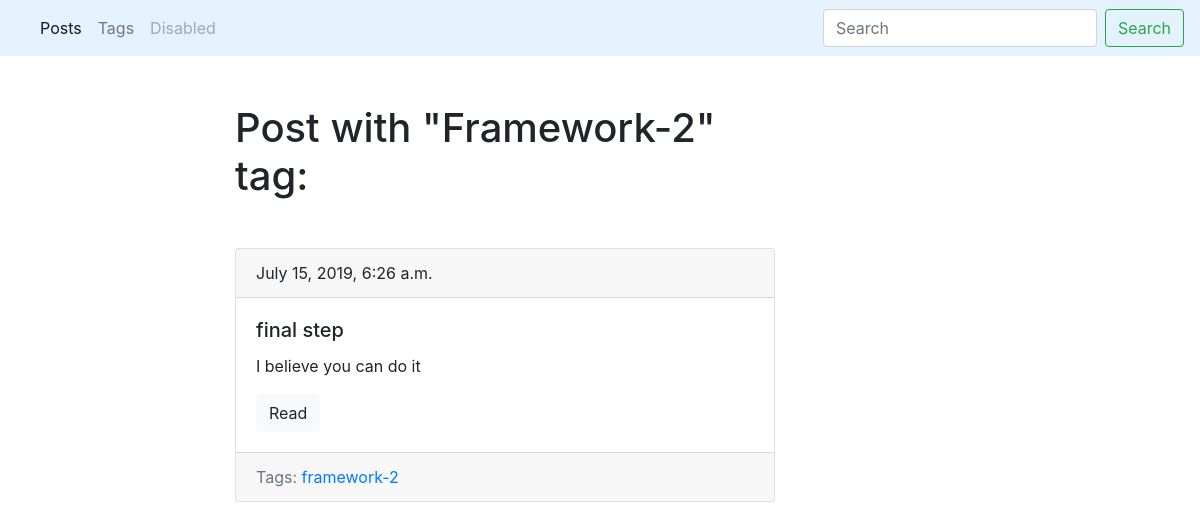
/blog/tag/framework-2/, run on the app's committed database.
### blog/models.py (models this page shows, shortened)
class Tag(models.Model):
    title = models.CharField(max_length=50)
    slug = models.SlugField(max_length=50, unique=True)
    def get_absolute_url(self):
        return reverse('tag_detail_url', kwargs={'slug': self.slug})
    class Meta:
        ordering = ['title']

class Post(models.Model):
    title = models.CharField(max_length=150, db_index=True)
    slug = models.SlugField(max_length=150, blank=True, unique=True)
    body = models.TextField(blank=True, db_index=True)
    tags = models.ManyToManyField('Tag', blank=True, related_name='posts')
    date_pub = models.DateTimeField(auto_now_add=True)
    def get_absolute_url(self):
        return reverse('post_detail_url', kwargs={'slug': self.slug})
    class Meta:
        ordering = ['-date_pub']

### blog/views.py (the view)
# urls.py: path('tag/<str:slug>/', TagDetail.as_view(), name='tag_detail_url'),
class TagDetail(ObjectDetailMixin, View):
    model = Tag
    template = 'blog/tag_detail.html'

### blog/utils.py (called while the page is built)
    def get(self, request, slug):
        obj = get_object_or_404(self.model, slug__iexact=slug)
        return render(request, self.template, context={self.model.__name__.lower(): obj, 'admin_object': obj, 'detail': True})

### blog/templates/blog/tag_detail.html (shortened to what this page needs)
{% extends 'blog/base_blog.html' %}
{% block content %}
    <h1 class="mb-5">Post with "{{ tag.title|title }}" tag:</h1>
    {% for post in tag.posts.all %}
        {% include 'blog/includes/post_card_template.html' %}
    {% endfor %}
{% endblock %}

### blog/templates/blog/includes/post_card_template.html
<div class="card mb-4">
    <div class="card-header">
        {{ post.date_pub }}
    </div>
    <div class="card-body">
        <h5 class="card-title">{{ post.title }}</h5>
        <p class="card-text">{{ post.body|truncatewords:15 }}</p>
        <a href="{{ post.get_absolute_url }}" class="btn btn-light">Read</a>
    </div>
    <div class="card-footer text-muted">
        Tags:
        {% for tag in post.tags.all %}
            <a href="{{ tag.get_absolute_url }}">{{ tag.title }}</a>
        {% endfor %}
    </div>
</div>

### data on the page
Tag: title "Framework-2", title "framework-2"
Post: date_pub "July 15, 2019, 6:26 a.m.", title "final step", body "I believe you can do it"
